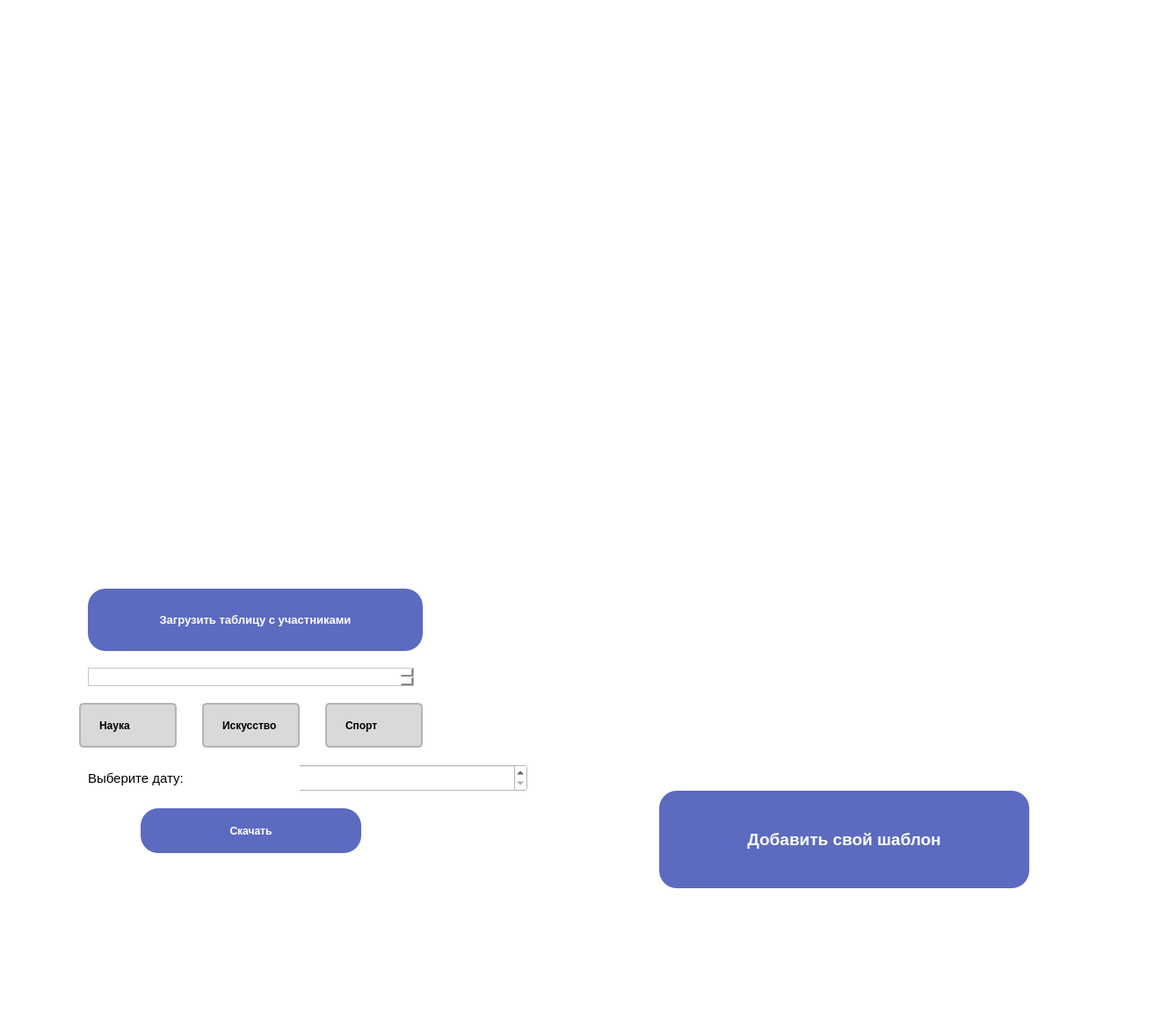
<?xml version="1.0" encoding="UTF-8"?>
<ui version="4.0">
 <class>MainWindow</class>
 <widget class="QMainWindow" name="MainWindow">
  <property name="geometry">
   <rect>
    <x>0</x>
    <y>0</y>
    <width>1338</width>
    <height>1161</height>
   </rect>
  </property>
  <property name="styleSheet">
   <string notr="true">background-color: white;</string>
  </property>
  <property name="maximumSize">
   <size>
    <width>16777215</width>
    <height>16777215</height>
   </size>
  </property>
  <property name="mouseTracking">
   <bool>false</bool>
  </property>
  <property name="windowTitle">
   <string>MainWindow</string>
  </property>
  <widget class="QWidget" name="centralwidget">
   <widget class="QLabel" name="label">
    <property name="geometry">
     <rect>
      <x>30</x>
      <y>0</y>
      <width>302</width>
      <height>160</height>
     </rect>
    </property>
    <property name="maximumSize">
     <size>
      <width>302</width>
      <height>160</height>
     </size>
    </property>
    <property name="text">
     <string/>
    </property>
    <property name="pixmap">
     <pixmap>logo.jpg</pixmap>
    </property>
   </widget>
   <widget class="QLabel" name="label_2">
    <property name="geometry">
     <rect>
      <x>70</x>
      <y>190</y>
      <width>455</width>
      <height>401</height>
     </rect>
    </property>
    <property name="maximumSize">
     <size>
      <width>455</width>
      <height>455</height>
     </size>
    </property>
    <property name="text">
     <string/>
    </property>
    <property name="pixmap">
     <pixmap>vector.jpg</pixmap>
    </property>
   </widget>
   <widget class="QLabel" name="label_3">
    <property name="geometry">
     <rect>
      <x>650</x>
      <y>30</y>
      <width>290</width>
      <height>415</height>
     </rect>
    </property>
    <property name="maximumSize">
     <size>
      <width>290</width>
      <height>415</height>
     </size>
    </property>
    <property name="autoFillBackground">
     <bool>false</bool>
    </property>
    <property name="styleSheet">
     <string notr="true">QLabel {
    border: 15px solid transparent;
    background-color: qlineargradient(x1:0, y1:0, x2:1, y2:1,
                                      stop:0 rgba(0,0,0,100),
                                      stop:0.5 rgba(128,128,128,100),
                                      stop:1 rgba(128,128,128,100));
    border-radius: 10px; 
    padding: 0px;
}</string>
    </property>
    <property name="frameShadow">
     <enum>QFrame::Plain</enum>
    </property>
    <property name="text">
     <string/>
    </property>
    <property name="pixmap">
     <pixmap>example1.jpg</pixmap>
    </property>
   </widget>
   <widget class="QLabel" name="label_4">
    <property name="geometry">
     <rect>
      <x>650</x>
      <y>460</y>
      <width>290</width>
      <height>415</height>
     </rect>
    </property>
    <property name="maximumSize">
     <size>
      <width>290</width>
      <height>415</height>
     </size>
    </property>
    <property name="styleSheet">
     <string notr="true">QLabel {
    border: 15px solid transparent;
    background-color: qlineargradient(x1:0, y1:0, x2:1, y2:1,
                                      stop:0 rgba(0,0,0,100),
                                      stop:0.5 rgba(128,128,128,100),
                                      stop:1 rgba(128,128,128,100));
    border-radius: 10px; 
    padding: 0px;
}</string>
    </property>
    <property name="text">
     <string/>
    </property>
    <property name="pixmap">
     <pixmap>src/example3.jpg</pixmap>
    </property>
   </widget>
   <widget class="QLabel" name="label_5">
    <property name="geometry">
     <rect>
      <x>970</x>
      <y>30</y>
      <width>290</width>
      <height>415</height>
     </rect>
    </property>
    <property name="maximumSize">
     <size>
      <width>290</width>
      <height>415</height>
     </size>
    </property>
    <property name="styleSheet">
     <string notr="true">QLabel {
    border: 15px solid transparent;
    background-color: qlineargradient(x1:0, y1:0, x2:1, y2:1,
                                      stop:0 rgba(0,0,0,100),
                                      stop:0.5 rgba(128,128,128,100),
                                      stop:1 rgba(128,128,128,100));
    border-radius: 10px; 
    padding: 0px;
}</string>
    </property>
    <property name="text">
     <string/>
    </property>
    <property name="pixmap">
     <pixmap>src/example2.jpg</pixmap>
    </property>
   </widget>
   <widget class="QLabel" name="label_6">
    <property name="geometry">
     <rect>
      <x>970</x>
      <y>460</y>
      <width>290</width>
      <height>415</height>
     </rect>
    </property>
    <property name="maximumSize">
     <size>
      <width>290</width>
      <height>415</height>
     </size>
    </property>
    <property name="styleSheet">
     <string notr="true">QLabel {
    border: 15px solid transparent;
    background-color: qlineargradient(x1:0, y1:0, x2:1, y2:1,
                                      stop:0 rgba(0,0,0,100),
                                      stop:0.5 rgba(128,128,128,100),
                                      stop:1 rgba(128,128,128,100));
    border-radius: 10px; 
    padding: 0px;
}</string>
    </property>
    <property name="text">
     <string/>
    </property>
    <property name="pixmap">
     <pixmap>src/example1.jpg</pixmap>
    </property>
   </widget>
   <widget class="QPushButton" name="pushButton">
    <property name="geometry">
     <rect>
      <x>100</x>
      <y>670</y>
      <width>381</width>
      <height>71</height>
     </rect>
    </property>
    <property name="palette">
     <palette>
      <active>
       <colorrole role="WindowText">
        <brush brushstyle="SolidPattern">
         <color alpha="255">
          <red>255</red>
          <green>255</green>
          <blue>255</blue>
         </color>
        </brush>
       </colorrole>
       <colorrole role="Button">
        <brush brushstyle="SolidPattern">
         <color alpha="255">
          <red>92</red>
          <green>107</green>
          <blue>192</blue>
         </color>
        </brush>
       </colorrole>
       <colorrole role="Text">
        <brush brushstyle="SolidPattern">
         <color alpha="255">
          <red>255</red>
          <green>255</green>
          <blue>255</blue>
         </color>
        </brush>
       </colorrole>
       <colorrole role="ButtonText">
        <brush brushstyle="SolidPattern">
         <color alpha="255">
          <red>255</red>
          <green>255</green>
          <blue>255</blue>
         </color>
        </brush>
       </colorrole>
       <colorrole role="Base">
        <brush brushstyle="SolidPattern">
         <color alpha="255">
          <red>92</red>
          <green>107</green>
          <blue>192</blue>
         </color>
        </brush>
       </colorrole>
       <colorrole role="Window">
        <brush brushstyle="SolidPattern">
         <color alpha="255">
          <red>92</red>
          <green>107</green>
          <blue>192</blue>
         </color>
        </brush>
       </colorrole>
       <colorrole role="Highlight">
        <brush brushstyle="SolidPattern">
         <color alpha="255">
          <red>67</red>
          <green>78</green>
          <blue>140</blue>
         </color>
        </brush>
       </colorrole>
      </active>
      <inactive>
       <colorrole role="WindowText">
        <brush brushstyle="SolidPattern">
         <color alpha="255">
          <red>255</red>
          <green>255</green>
          <blue>255</blue>
         </color>
        </brush>
       </colorrole>
       <colorrole role="Button">
        <brush brushstyle="SolidPattern">
         <color alpha="255">
          <red>92</red>
          <green>107</green>
          <blue>192</blue>
         </color>
        </brush>
       </colorrole>
       <colorrole role="Text">
        <brush brushstyle="SolidPattern">
         <color alpha="255">
          <red>255</red>
          <green>255</green>
          <blue>255</blue>
         </color>
        </brush>
       </colorrole>
       <colorrole role="ButtonText">
        <brush brushstyle="SolidPattern">
         <color alpha="255">
          <red>255</red>
          <green>255</green>
          <blue>255</blue>
         </color>
        </brush>
       </colorrole>
       <colorrole role="Base">
        <brush brushstyle="SolidPattern">
         <color alpha="255">
          <red>92</red>
          <green>107</green>
          <blue>192</blue>
         </color>
        </brush>
       </colorrole>
       <colorrole role="Window">
        <brush brushstyle="SolidPattern">
         <color alpha="255">
          <red>92</red>
          <green>107</green>
          <blue>192</blue>
         </color>
        </brush>
       </colorrole>
       <colorrole role="Highlight">
        <brush brushstyle="SolidPattern">
         <color alpha="255">
          <red>67</red>
          <green>78</green>
          <blue>140</blue>
         </color>
        </brush>
       </colorrole>
      </inactive>
      <disabled>
       <colorrole role="WindowText">
        <brush brushstyle="SolidPattern">
         <color alpha="255">
          <red>255</red>
          <green>255</green>
          <blue>255</blue>
         </color>
        </brush>
       </colorrole>
       <colorrole role="Button">
        <brush brushstyle="SolidPattern">
         <color alpha="255">
          <red>92</red>
          <green>107</green>
          <blue>192</blue>
         </color>
        </brush>
       </colorrole>
       <colorrole role="Text">
        <brush brushstyle="SolidPattern">
         <color alpha="255">
          <red>255</red>
          <green>255</green>
          <blue>255</blue>
         </color>
        </brush>
       </colorrole>
       <colorrole role="ButtonText">
        <brush brushstyle="SolidPattern">
         <color alpha="255">
          <red>255</red>
          <green>255</green>
          <blue>255</blue>
         </color>
        </brush>
       </colorrole>
       <colorrole role="Base">
        <brush brushstyle="SolidPattern">
         <color alpha="255">
          <red>92</red>
          <green>107</green>
          <blue>192</blue>
         </color>
        </brush>
       </colorrole>
       <colorrole role="Window">
        <brush brushstyle="SolidPattern">
         <color alpha="255">
          <red>92</red>
          <green>107</green>
          <blue>192</blue>
         </color>
        </brush>
       </colorrole>
       <colorrole role="Highlight">
        <brush brushstyle="SolidPattern">
         <color alpha="255">
          <red>67</red>
          <green>78</green>
          <blue>140</blue>
         </color>
        </brush>
       </colorrole>
      </disabled>
     </palette>
    </property>
    <property name="font">
     <font>
      <pointsize>10</pointsize>
      <weight>75</weight>
      <bold>true</bold>
     </font>
    </property>
    <property name="styleSheet">
     <string notr="true">QPushButton {
    border-radius: 20px;
    background-color: #5C6BC0;
	selection-background-color: rgb(67, 78, 140);
    color: white;
	border: none;
   
}</string>
    </property>
    <property name="text">
     <string>Загрузить таблицу с участниками</string>
    </property>
   </widget>
   <widget class="QPushButton" name="pushButton_6">
    <property name="geometry">
     <rect>
      <x>750</x>
      <y>900</y>
      <width>421</width>
      <height>111</height>
     </rect>
    </property>
    <property name="font">
     <font>
      <pointsize>14</pointsize>
      <weight>75</weight>
      <bold>true</bold>
     </font>
    </property>
    <property name="styleSheet">
     <string notr="true">QPushButton {
    border-radius: 20px;
    background-color: #5C6BC0;
	selection-background-color: rgb(67, 78, 140);
    color: white;
    border: none;
}</string>
    </property>
    <property name="text">
     <string>Добавить свой шаблон</string>
    </property>
   </widget>
   <widget class="QRadioButton" name="radioButton">
    <property name="geometry">
     <rect>
      <x>90</x>
      <y>800</y>
      <width>111</width>
      <height>51</height>
     </rect>
    </property>
    <property name="styleSheet">
     <string notr="true">QRadioButton {
    background-color: #D9D9D9;
    color: black;
    border: 2px solid #B4B4BB;
    border-radius: 5px;
    padding: 8px 15px;
    font-weight: bold;
}

QRadioButton::indicator {
    width: 0px;
    height: 0px;
    border: none;
}

QRadioButton:hover {
    background-color: #B4B4BB;
}

QRadioButton:checked {
    background-color: #B4B4BB;
    border: 2px solid #B4B4BB;
}

QRadioButton:checked:hover {
    background-color: #B4B4BB;
}</string>
    </property>
    <property name="text">
     <string>Наука</string>
    </property>
    <attribute name="buttonGroup">
     <string notr="true">buttonGroup</string>
    </attribute>
   </widget>
   <widget class="QRadioButton" name="radioButton_2">
    <property name="geometry">
     <rect>
      <x>230</x>
      <y>800</y>
      <width>111</width>
      <height>51</height>
     </rect>
    </property>
    <property name="styleSheet">
     <string notr="true">QRadioButton {
    background-color: #D9D9D9;
    color: black;
    border: 2px solid #B4B4BB;
    border-radius: 5px;
    padding: 8px 15px;
    font-weight: bold;
}

QRadioButton::indicator {
    width: 0px;
    height: 0px;
    border: none;
}

QRadioButton:hover {
    background-color: #B4B4BB;
}

QRadioButton:checked {
    background-color: #B4B4BB;
    border: 2px solid #B4B4BB;
}

QRadioButton:checked:hover {
    background-color: #B4B4BB;
}</string>
    </property>
    <property name="text">
     <string>Искусство</string>
    </property>
    <attribute name="buttonGroup">
     <string notr="true">buttonGroup</string>
    </attribute>
   </widget>
   <widget class="QRadioButton" name="radioButton_3">
    <property name="geometry">
     <rect>
      <x>370</x>
      <y>800</y>
      <width>111</width>
      <height>51</height>
     </rect>
    </property>
    <property name="styleSheet">
     <string notr="true">QRadioButton {
    background-color: #D9D9D9;
    color: black;
    border: 2px solid #B4B4BB;
    border-radius: 5px;
    padding: 8px 15px;
    font-weight: bold;
}

QRadioButton::indicator {
    width: 0px;
    height: 0px;
    border: none;
}

QRadioButton:hover {
    background-color: #B4B4BB;
}

QRadioButton:checked {
    background-color: #B4B4BB;
    border: 2px solid #B4B4BB;
}

QRadioButton:checked:hover {
    background-color: #B4B4BB;
}</string>
    </property>
    <property name="text">
     <string>Спорт</string>
    </property>
    <attribute name="buttonGroup">
     <string notr="true">buttonGroup</string>
    </attribute>
   </widget>
   <widget class="QDateEdit" name="dateEdit">
    <property name="geometry">
     <rect>
      <x>200</x>
      <y>870</y>
      <width>400</width>
      <height>31</height>
     </rect>
    </property>
   </widget>
   <widget class="QLabel" name="label_7">
    <property name="geometry">
     <rect>
      <x>100</x>
      <y>870</y>
      <width>241</width>
      <height>31</height>
     </rect>
    </property>
    <property name="font">
     <font>
      <pointsize>11</pointsize>
     </font>
    </property>
    <property name="text">
     <string>Выберите дату:</string>
    </property>
   </widget>
   <widget class="QTextEdit" name="textEdit">
    <property name="geometry">
     <rect>
      <x>100</x>
      <y>760</y>
      <width>371</width>
      <height>21</height>
     </rect>
    </property>
   </widget>
   <widget class="QPushButton" name="pushButton_2">
    <property name="geometry">
     <rect>
      <x>160</x>
      <y>920</y>
      <width>251</width>
      <height>51</height>
     </rect>
    </property>
    <property name="font">
     <font>
      <pointsize>9</pointsize>
      <weight>75</weight>
      <bold>true</bold>
     </font>
    </property>
    <property name="styleSheet">
     <string notr="true">QPushButton {
    border-radius: 20px;
    background-color: #5C6BC0;
	selection-background-color: rgb(67, 78, 140);
    color: white;
	border: none;
   
}</string>
    </property>
    <property name="text">
     <string>Скачать</string>
    </property>
   </widget>
  </widget>
  <widget class="QStatusBar" name="statusbar"/>
 </widget>
 <resources/>
 <connections/>
 <buttongroups>
  <buttongroup name="buttonGroup"/>
 </buttongroups>
</ui>
